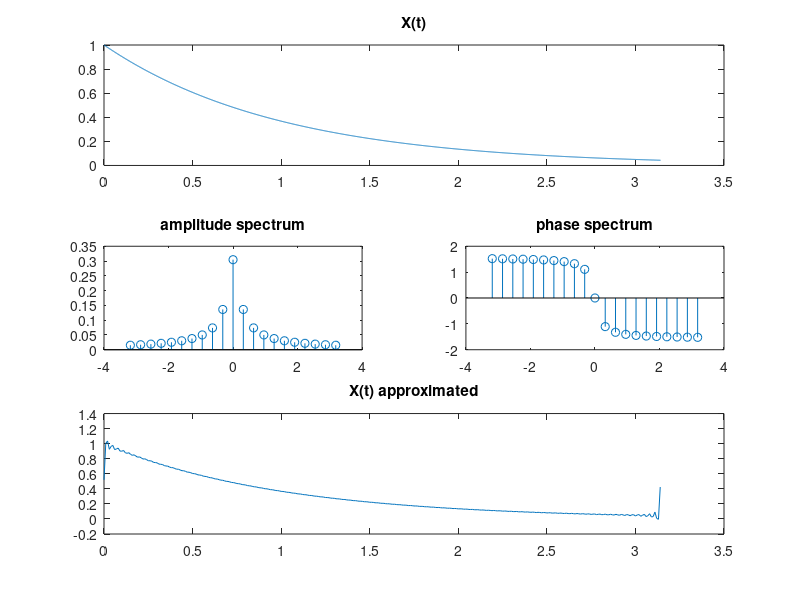

Reproduce this figure in MATLAB.
clear all;
clc;
close all;

t=linspace(0,pi,pi*1000); % taking the function from 0 to pi only 
x=exp(-t);

subplot(3,2,[1,2]);
plot(t,x);
title('X(t)');


clear t;



nneg=-10:-1;
npos=1:10;
xneg=(1./(pi*(1+nneg*j*2))).*(1-exp(-pi*(1+nneg*j*2)));
xpos=(1./(pi*(1+npos*j*2))).*(1-exp(-pi*(1+npos*2*j)));
x0=(1-exp(-pi))/pi;
n=[nneg 0 npos];
x=[xneg x0 xpos];
subplot(3,2,3);
stem(n/pi,abs(x));
title('amplitude spectrum')


subplot(3,2,4);
stem(n/pi,angle(x));
title("phase spectrum")
%%======================================================


nneg=-100:-1;  %increase or dec accuraccy
npos=1:100;    %increase or dec accuraccy
xneg=(1./(pi*(1+nneg*j*2))).*(1-exp(-pi*(1+nneg*j*2)));
xpos=(1./(pi*(1+npos*j*2))).*(1-exp(-pi*(1+npos*2*j)));


n=[nneg 0 npos];
x=[xneg x0 xpos];



k=0;
for t=0:.01:pi
k=k+1;
xapprox(k)=sum(x.*(exp(j*n*t*2)));
end

t=0:.01:pi;
subplot(3,2,[5,6]);
plot(t,xapprox);
title('X(t) approximated');


